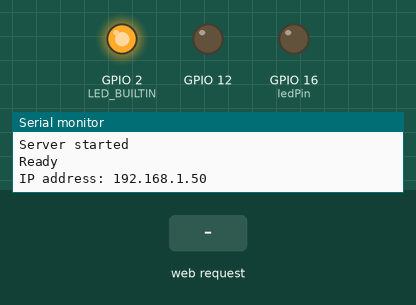
This sketch was run on a simulated ESP8266 (NodeMCU). Shown: output pins drawn as LEDs (lit = HIGH, except the on-board LED, lit = LOW), the last lines printed to the serial monitor. The inputs (shaded band) are chosen by the test bench. WiFi joins after 1.5 s; servers stay silent unless stated.

Above: at 2.7 s.
2.8 s: HTTP request GET /LED=OFF received
At 3.2 s:
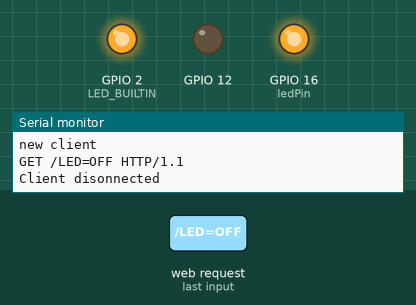
4.3 s: HTTP request GET /LED=ON received
At 5.5 s:
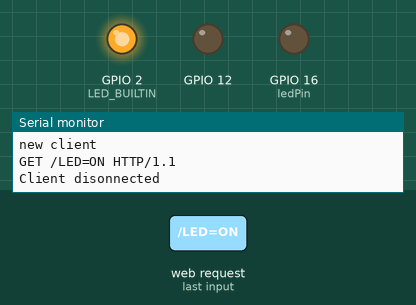
Timing chart, 0 to 7.3 s (numbered marks = the images above; inputs shaded):
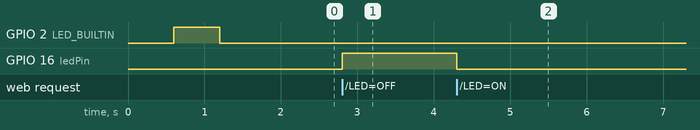

Measured:
- after the input at 2.8 s, GPIO 16 (ledPin): LOW → HIGH at once
- after the input at 4.3 s, GPIO 16 (ledPin): HIGH → LOW at once

The sketch:

OTA_ESP8266_Fancontrol2.ino.ino
```cpp
#include <ESP8266WiFi.h>
#include <ESP8266mDNS.h>
#include <WiFiUdp.h>
#include <ArduinoOTA.h>
//needed for library
#include <DNSServer.h>
#include <ESP8266WebServer.h>
#include <WiFiManager.h>          //https://github.com/tzapu/WiFiManager
const char* ssid = "lucky";
const char* password = "laxmish53";
WiFiServer server(80);
int ledPin = 16;
//for LED status
#include <Ticker.h>
Ticker ticker;

void tick()
{
  //toggle state
  int state = digitalRead(LED_BUILTIN);  // get the current state of GPIO1 pin
  digitalWrite(LED_BUILTIN, !state);     // set pin to the opposite state
}

//gets called when WiFiManager enters configuration mode
void configModeCallback (WiFiManager *myWiFiManager)
{
  Serial.println("Entered config mode");
  Serial.println(WiFi.softAPIP());
  //if you used auto generated SSID, print it
  Serial.println(myWiFiManager->getConfigPortalSSID());
  //entered config mode, make led toggle faster
  ticker.attach(0.2, tick);
}

void setup() {
  Serial.begin(115200);
   // prepare GPIO2
   pinMode(LED_BUILTIN, OUTPUT);
  pinMode(ledPin, OUTPUT);
  pinMode(12, OUTPUT);

  // Connect to WiFi network
  Serial.println();
  Serial.println();
  Serial.println("Booting");

 // WiFi.mode(WIFI_STA);
  //WiFi.begin(ssid, password);
 if (WiFi.waitForConnectResult() == WL_CONNECTED)
   {
    pinMode(12,HIGH);
  delay(1000);
  pinMode(12,LOW);
   }
  //set led pin as output
  pinMode(LED_BUILTIN, OUTPUT);
  // start ticker with 0.5 because we start in AP mode and try to connect
  ticker.attach(0.6, tick);

  //WiFiManager
  //Local intialization. Once its business is done, there is no need to keep it around
  WiFiManager wifiManager;
  //reset settings - for testing
  //wifiManager.resetSettings();

  //set callback that gets called when connecting to previous WiFi fails, and enters Access Point mode
  wifiManager.setAPCallback(configModeCallback);

  //fetches ssid and pass and tries to connect
  //if it does not connect it starts an access point with the specified name
  //here  "AutoConnectAP"
  //and goes into a blocking loop awaiting configuration
  if (!wifiManager.autoConnect()) {
    Serial.println("failed to connect and hit timeout");
    //reset and try again, or maybe put it to deep sleep
    ESP.reset();
    delay(1000);
  }

  //if you get here you have connected to the WiFi
  Serial.println("connected...yeey :)");
  ticker.detach();
  //keep LED on
  digitalWrite(LED_BUILTIN, LOW);
  // Start the server
  server.begin();
  Serial.println("Server started");


  // Port defaults to 8266
  // ArduinoOTA.setPort(8266);

  // Hostname defaults to esp8266-[ChipID]
 // ArduinoOTA.setHostname("esp01_OTA_Fan");

  // No authentication by default
  // ArduinoOTA.setPassword((const char *)"123");

  ArduinoOTA.onStart([]()
  {
    Serial.println("Start");
  });
  ArduinoOTA.onEnd([]()
  {
    Serial.println("\nEnd");
  });
  ArduinoOTA.onProgress([](unsigned int progress, unsigned int total) {
    Serial.printf("Progress: %u%%\r", (progress / (total / 100)));
  });
  ArduinoOTA.onError([](ota_error_t error)
  {
    Serial.printf("Error[%u]: ", error);
    if (error == OTA_AUTH_ERROR) Serial.println("Auth Failed");
    else if (error == OTA_BEGIN_ERROR) Serial.println("Begin Failed");
    else if (error == OTA_CONNECT_ERROR) Serial.println("Connect Failed");
    else if (error == OTA_RECEIVE_ERROR) Serial.println("Receive Failed");
    else if (error == OTA_END_ERROR) Serial.println("End Failed");
  });
  ArduinoOTA.begin();
  Serial.println("Ready");
  Serial.print("IP address: ");
  Serial.println(WiFi.localIP());
}

void loop()
{
  // Check if a client has connected
  WiFiClient client = server.available();
  if (!client) {
    return;
  }

  // Wait until the client sends some data
  Serial.println("new client");
  while(!client.available()){
    delay(1);
  }

  // Read the first line of the request
  String request = client.readStringUntil('\r');
  Serial.println(request);
  client.flush();

  // Match the request

  int value = LOW;
  if (request.indexOf("/LED=OFF") != -1)
  {
    digitalWrite(ledPin, HIGH);
    value = HIGH;
  }
  if (request.indexOf("/LED=ON") != -1)
  {
    digitalWrite(ledPin, LOW);
    value = LOW;
  }

// Set ledPin according to the request
//digitalWrite(ledPin, value);

  // Return the response
  client.println("HTTP/1.1 200 OK");
  client.println("Content-Type: text/html");
  client.println(""); //  do not forget this one
  client.println("<!DOCTYPE HTML>");
  client.println("<html>");

  client.print("Led pin is now: ");

  if(value == HIGH)
  {
    client.print("Off");
  } else
  {
    client.print("On");
  }
  client.println("<br><br>");
  client.println("<a href=\"/LED=OFF\"\"><button>Turn Off </button></a>");
  client.println("<a href=\"/LED=ON\"\"><button>Turn On </button></a><br />");
  client.println("</html>");

  delay(1);
  Serial.println("Client disonnected");
  Serial.println("");
  ArduinoOTA.handle();
}
```
